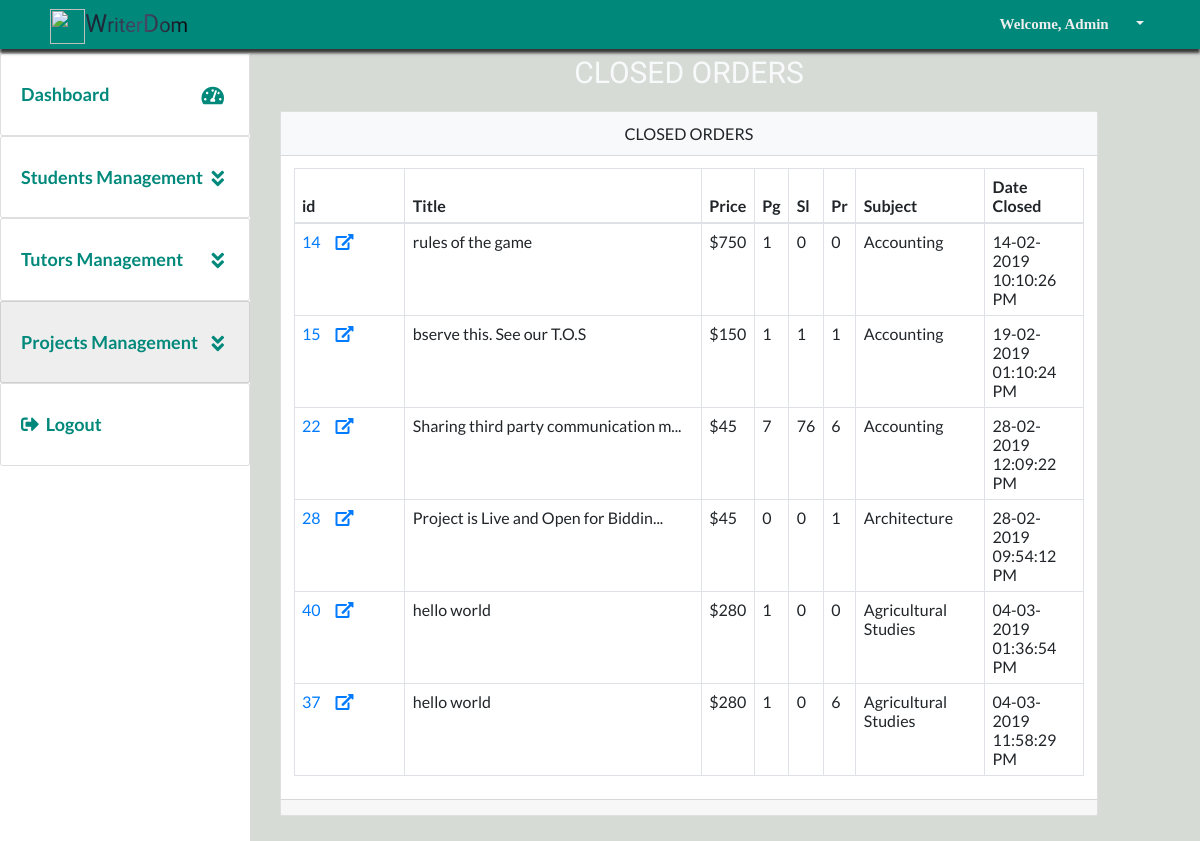
/admin@writerdom/closed.php (signed in), run on an earlier commit of the app's database.
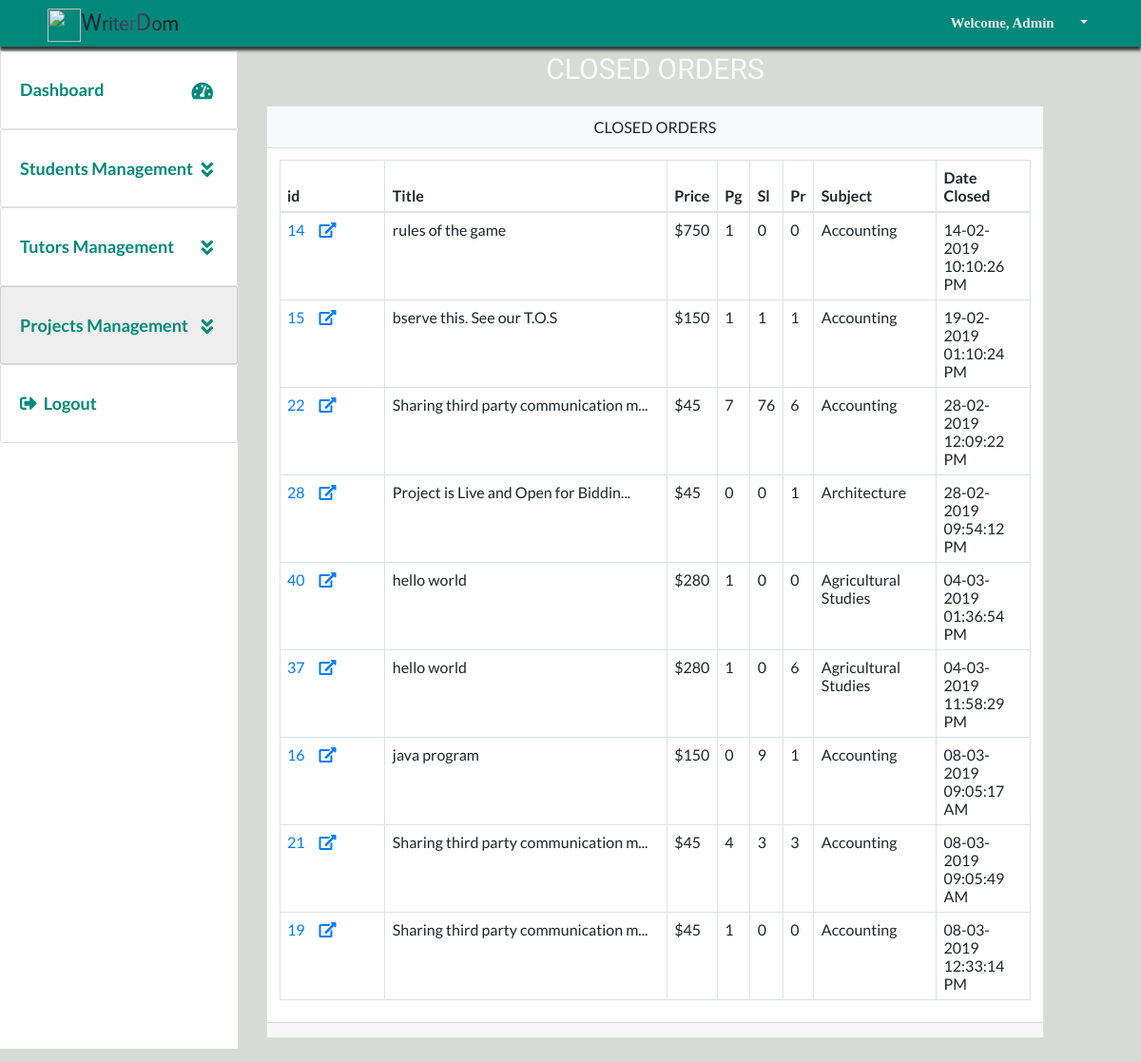
And on a later commit of the database.
### tables this page shows
CREATE TABLE `closed` (
  `comment` text NOT NULL,
  `rating` int(255) NOT NULL,
  `project_id` int(255) NOT NULL,
  `student_id` int(255) NOT NULL,
  `tutor_id` int(255) NOT NULL,
  `date_closed` text NOT NULL
);

CREATE TABLE `projects` (
  `project_id` bigint(20) UNSIGNED NOT NULL,
  `student_id` int(11) NOT NULL,
  `title` text NOT NULL,
  `deadline` text NOT NULL,
  `subject` text NOT NULL,
  `instructions` longtext NOT NULL,
  `style` text NOT NULL,
  `type_of_paper` text NOT NULL,
  `pages` tinyint(11) NOT NULL,
  `slides` tinyint(11) NOT NULL,
  `problems` tinyint(11) NOT NULL,
  `budget` varchar(255) NOT NULL,
  `charges` varchar(255) NOT NULL DEFAULT '0',
  `cost` varchar(255) NOT NULL DEFAULT '0',
  `bids` tinyint(100) NOT NULL DEFAULT '0',
  `academic_level` text NOT NULL,
  `sources` tinyint(11) NOT NULL,
  `status` tinyint(4) NOT NULL DEFAULT '0',
  `DATE_CREATED` text NOT NULL
);

### dbconfig/dbconnect.php (called while the page is built, shortened)
<?php
require_once(  'shared/ez_sql_core.php');
require_once( 'ez_sql_mysqli.php');
$db=new ezSQL_mysqli(DB_USER, DB_PASS,DB_NAME,DB_HOST,DB_ENCODING);
 ?>

### dbconfig/ez_sql_mysqli.php (called while the page is built, shortened)
<?php
class ezSQL_mysqli extends ezSQLcore
{
    private $ezsql_mysql_str = array
        (
            1 => 'Require $dbuser and $dbpassword to connect to a database server',
            2 => 'Error establishing mySQL database connection. Correct user/password? Correct hostname? Database server running?',
            3 => 'Require $dbname to select a database',
            4 => 'mySQL database connection is not active',
            5 => 'Unexpected error while trying to select database'
        );
    private $_dbuser;
    private $_dbpassword;
    private $_dbname;
    private $_dbhost;
    private $_charset = 'utf8';
    private $_result;
    public $show_errors = true;
    public $dbh;
    public function __construct($dbuser='', $dbpassword='', $dbname='', $dbhost='localhost', $charset='') {
        $this->_dbuser = $dbuser;
        $this->_dbpassword = $dbpassword;
        $this->_dbname = $dbname;
        $this->_dbhost = $dbhost;
    }
    public function connect($dbuser='', $dbpassword='', $dbhost='localhost', $charset='') {
        $this->_connected = false;
        $this->_dbuser = empty($dbuser) ? $this->_dbuser : $dbuser;
        $this->_dbpassword = empty($dbpassword) ? $this->_dbpassword : $dbpassword;
        $this->_dbhost = $dbhost!='localhost' ? $this->_dbhost : $dbhost;
        $this->_charset = empty($charset) ? $this->_charset : $charset;
        if ( empty($this->_dbuser) ) {
            $this->register_error($this->ezsql_mysql_str[1] . ' in ' . __FILE__ . ' on line ' . __LINE__);
            $this->show_errors ? trigger_error($this->ezsql_mysql_str[1], E_USER_WARNING) : null;
        } else if ( ! $this->dbh = mysqli_connect($this->_dbhost, $this->_dbuser, $this->_dbpassword, $this->_dbname) ) {
            $this->register_error($this->ezsql_mysql_str[2] . ' in ' . __FILE__ . ' on line ' . __LINE__);
            $this->show_errors ? trigger_error($this->ezsql_mysql_str[2], E_USER_WARNING) : null;
        } else {
            mysqli_set_charset($this->dbh, $this->_charset);
            $this->_connected = true;
        }
        return $this->_connected;
    }
    public function select($dbname='', $charset='') {
        if ( ! $dbname ) {
            $this->register_error($this->ezsql_mysql_str[3] . ' in ' . __FILE__ . ' on line ' . __LINE__);
            $this->show_errors ? trigger_error($this->ezsql_mysql_str[3], E_USER_WARNING) : null;
            return false;
        } else if ( ! $this->dbh ) {
            $this->register_error($this->ezsql_mysql_str[4] . ' in ' . __FILE__ . ' on line ' . __LINE__);
            $this->show_errors ? trigger_error($this->ezsql_mysql_str[4], E_USER_WARNING) : null;
            return false;
        } else {
            $this->_dbname = $dbname;
            if ( $charset == '') {
                $charset = $this->_charset;
            }
             if ( $charset != '' ) {
                $charsets = array();
                $recordset = mysqli_query($this->dbh, 'SHOW CHARACTER SET');
                while ( $row = mysqli_fetch_array($recordset, MYSQLI_ASSOC) ) {
                        $charsets[] = $row['Charset'];
                }
            }
            $this->_connected = true;
        }
        return $this->_connected;
    }
    public function query($query, $use_prepare=false) {
		$query = str_replace(_TAG, '?', $query);
        $return_val = 0;
        $query = trim($query);
        if ( ! isset($this->dbh) || ! $this->dbh ) {
            $this->select($this->_dbname);
        }
		if (!empty($param) && is_array($param) && ($this->getPrepare()))
			return $this->query_prepared($query, $param);
		else
			$this->_result = mysqli_query($this->dbh, $query);
        $is_insert = false;
        if ( preg_match("/^(insert|delete|update|replace)\s+/i", $query) ) {
            $this->_affectedRows = mysqli_affected_rows($this->dbh);
            if ( preg_match("/^(insert|replace)\s+/i", $query) ) {
                $this->insert_id = mysqli_insert_id($this->dbh);
            }
            $return_val = $this->_affectedRows;
        } else {
            if ( !is_numeric($this->_result) && !is_bool($this->_result)) {
                $i=0;
                $num_rows=0;
                while ( $row = mysqli_fetch_object($this->_result) ) {
                    $num_rows++;
                }
                $this->num_rows = $num_rows;
                $return_val = $this->num_rows;
            }
        }
        return $return_val;
    }
}

### dbconfig/shared/ez_sql_core.php (called while the page is built, shortened)
<?php
    require_once('ezQuery.php');
	class ezSQLcore extends ezQuery
	{
    public $last_result = null;
		function flush()
		{
			$this->last_result = null;
		}
		function get_results($query=null, $output = OBJECT, $use_prepare=false) {
			if ( $query ) {
				$this->query($query, $use_prepare);
			}
			if ( $output == OBJECT ) {
				return $this->last_result;
			} elseif ( $output == _JSON ) {
				return json_encode($this->last_result);
			}
		}
}

### dbconfig/shared/ezQuery.php (called while the page is built, shortened)
<?php
class ezQuery
{
    function setParamaters($valuetoadd=null) {
        if (empty($valuetoadd)) {
            $this->preparedvalues = array();
            return null;
        } else
            return array_push($this->preparedvalues, $valuetoadd);
	}
}

### admin@writerdom/closed.php (the view, shortened to what the changed rows need)
<?php
require_once("../inc/header_links.php");
require_once("../dbconfig/dbconnect.php");
$query="SELECT * FROM closed LEFT JOIN projects ON closed.project_id=projects.project_id";
$results=$db->get_results($query);
 ?>
 <div class="display">
    <div class="display__content">
        <div class="row">
            <div class="col-sm-12 col-md-12 col-lg-12 col-xl-11">
                <h1 class="headingTertiary text-light text-uppercase">Closed Orders</h1>
                <div class="card">
                   	<div class="card-body">
                  <?php if ($db->num_rows<1): ?>
                        <h1 class="classHeadingSecondary">There is Nothing To show Yet</h1>
                        <?php elseif($db->num_rows>0): ?>
                        <table class="table table-bordered">
                            <thead>
                                <tr>
                                    <th>id</th>
                                    <th class="wide">Title</th>
                                    <th data-toggle="tooltip" title="Price $" data-placement="right">Price</th>
                                    <th data-toggle="tooltip" title="pages" data-placement="right">Pg</th>
                                    <th data-toggle="tooltip" title="Slides" data-placement="right">Sl</th>
                                    <th data-toggle="tooltip" title="Problems" data-placement="right">Pr</th>
                                    <th class="smalll">Subject</th>
                                    <th class="medium">Date Closed</th>
                                </tr>
                            </thead>
                            <tbody id="display">
                                       <?php foreach ($results as $result): ?>
                                <tr>
                                    <td class="smalll"><a
                                            href="closed-details?pid=<?php echo urlencode(convert_uuencode($result->project_id)) ?>"><?php echo $result->project_id; ?><i
                                                class="fas fa-external-link-alt icon-r ml-4"></i></a></td>
                                    <td class="wide">
                                        <?php echo (strlen($result->title) >35 )? substr($result->title, 0, 35).'...':$result->title; ?>
                                    </td>
                                    <td><?php echo $result->budget; ?></td>
                                    <td><?php echo $result->pages; ?></td>
                                    <td><?php echo $result->slides; ?></td>
                                    <td><?php echo $result->problems; ?></td>
                                    <td class="smalll"><?php echo $result->subject; ?></td>
                                    <td><?php echo $result->date_closed; ?></td>
                                </tr>
                                <?php endforeach ?>
                            </tbody>
                        </table>
                        <?php endif ?>
                   	</div>
                   </div>
            </div>
        </div>
    </div>
</div>
<?php require_once("../inc/footer_links.php") ?>

What changed in the data, as far as the page shows it:
added closed: project.project_id "16", project.title "java program", project.budget "$150", project.pages "0", project.slides "9", project.problems "1", project.subject "Accounting", date_closed "08-03-2019 09:05:17 AM"
added closed: project.project_id "21", project.title "Sharing third party communication m", project.budget "$45", project.pages "4", project.slides "3", project.problems "3", project.subject "Accounting", date_closed "08-03-2019 09:05:49 AM"
added closed: project.project_id "19", project.title "Sharing third party communication m", project.budget "$45", project.pages "1", project.slides "0", project.problems "0", project.subject "Accounting", date_closed "08-03-2019 12:33:14 PM"
